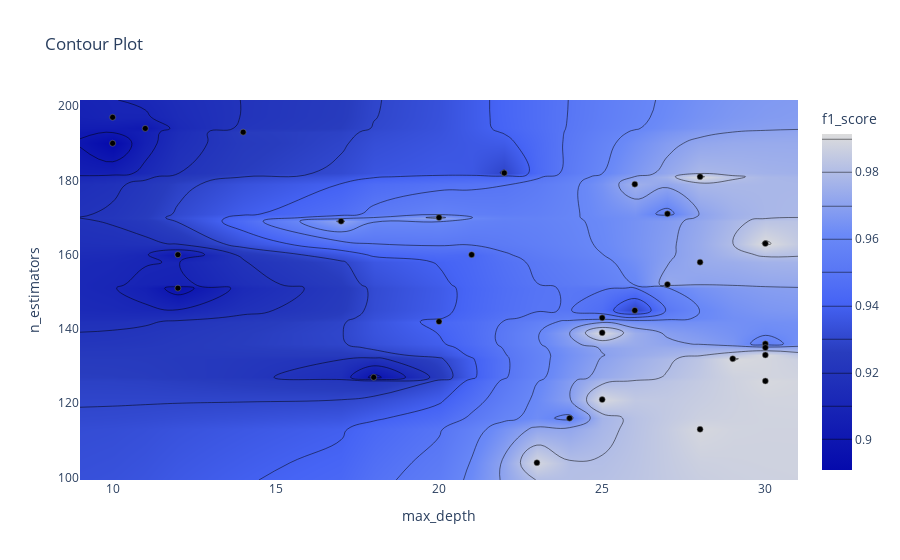

Notebook code for this chart:
### Markdown cell above
График контура отношений гиперпараметров показывает связь между различными комбинациями гиперпараметров и значение метрики для этих комбинаций в виде контурного графика.

### Code cell
optuna.visualization.plot_contour(study, params=["max_depth", "n_estimators"],
                                  target_name="f1_score")

### Figure 1 — Plotly figure (JSON) as saved in the notebook; plotly's stock layout.template omitted (floating-point values rounded to 4 significant figures; data arrays with more than 128 entries replaced by an {"elided": "..."} marker saying what was removed)
{"data": [{"colorbar": {"title": {"text": "f1_score"}}, "colorscale": [[0, "rgb(5,10,172)"], [0.35, "rgb(40,60,190)"], [0.5, "rgb(70,100,245)"], [0.6, "rgb(90,120,245)"], [0.7, "rgb(106,137,247)"], [1, "rgb(220,220,220)"]], "connectgaps": true, "contours": {"coloring": "heatmap"}, "hoverinfo": "none", "line": {"smoothing": 1.3}, "reversescale": false, "type": "contour", "x": [9, 10, 11, 12, 14, 17, 18, 20, 21, 22, 23, 24, 25, 26, 27, 28, 29, 30, 31], "y": [99.35, 104, 113, 116, 121, 126, 127, 132, 133, 135, 136, 139, 142, 143, 145, 151, 152, 158, 160, 163, 169, 170, 171, 179, 181, 182, 190, 193, 194, 197, 201.7], "z": {"elided": "31x19 float values"}}, {"marker": {"color": "black", "line": {"color": "Grey", "width": 0.5}}, "mode": "markers", "showlegend": false, "type": "scatter", "x": [17, 30, 10, 11, 10, 14, 23, 12, 24, 12, 30, 30, 30, 25, 27, 26, 20, 27, 22, 20, 25, 29, 28, 28, 30, 25, 21, 18, 28, 26], "y": [169, 163, 197, 194, 190, 193, 104, 151, 116, 160, 126, 133, 136, 139, 171, 145, 170, 152, 182, 142, 121, 132, 158, 113, 135, 143, 160, 127, 181, 179]}], "layout": {"title": {"text": "Contour Plot"}, "xaxis": {"range": [9, 31], "title": {"text": "max_depth"}}, "yaxis": {"range": [99.35, 201.7], "title": {"text": "n_estimators"}}}}
